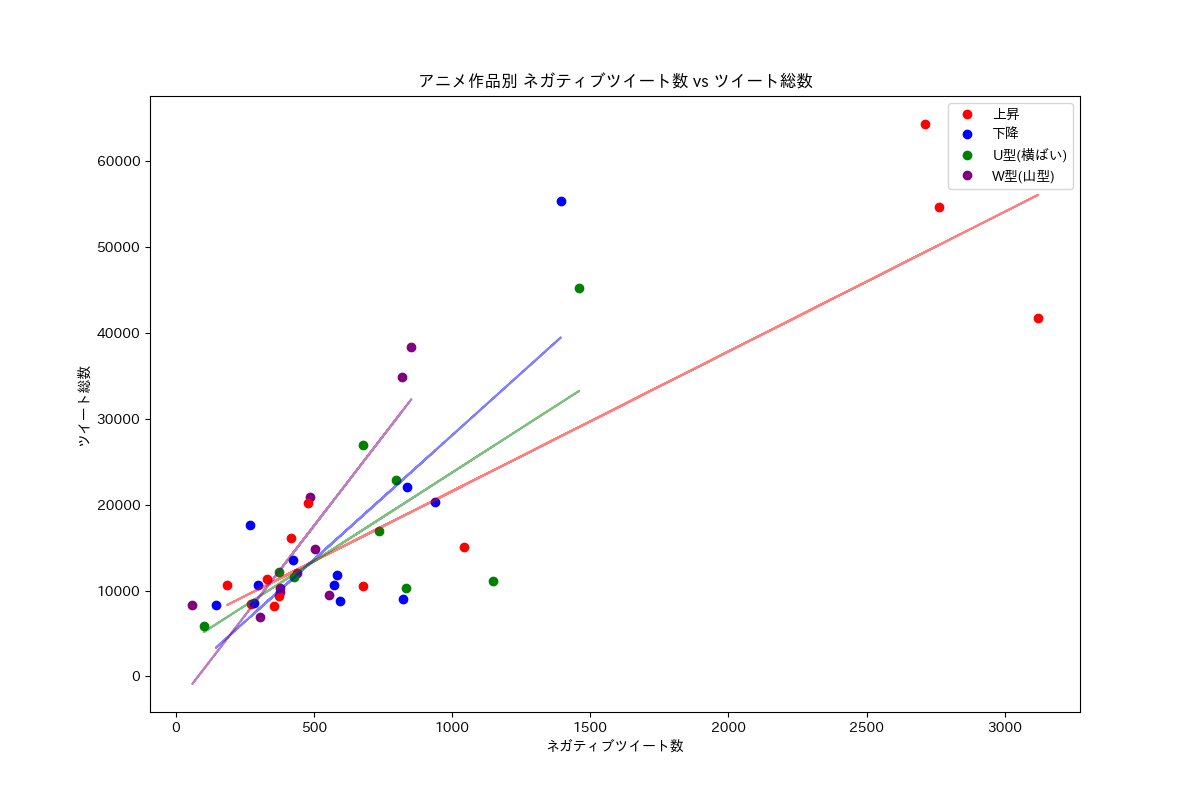

The Python source for this figure:
import os
import pandas as pd
import numpy as np
import matplotlib.pyplot as plt
from matplotlib.font_manager import FontProperties  # 日本語対応
import japanize_matplotlib  # 日本語ラベル対応

def calculate_correlations_and_plot(tweet_emo_dir, df_class, df_title):
    cluster_colors = {
        0: 'red',   # 上昇
        1: 'blue',  # 下降
        2: 'green', # U型(横ばい)
        3: 'purple' # W型(山型)
    }

    plt.figure(figsize=(12, 8))
    cluster_data = {0: {'x': [], 'y': []}, 1: {'x': [], 'y': []}, 2: {'x': [], 'y': []}, 3: {'x': [], 'y': []}}

    for file_name in os.listdir(tweet_emo_dir):
        if file_name.endswith('.csv'):
            id = os.path.splitext(file_name)[0]
            file_path = os.path.join(tweet_emo_dir, file_name)
            df = pd.read_csv(file_path)

            negative_counts = df['negative'].sum()
            total_tweet_counts = df['tweet_count'].sum()
            
            weekly_tweet_user_clusters = df_class.loc[id, 'weekly_tweet_user_clusters']
            color = cluster_colors[weekly_tweet_user_clusters]

            cluster_data[weekly_tweet_user_clusters]['x'].append(negative_counts)
            cluster_data[weekly_tweet_user_clusters]['y'].append(total_tweet_counts)

            plt.scatter(negative_counts, total_tweet_counts, color=color)
            # plt.text(negative_counts, total_tweet_counts, df_title.loc[id, '作品名'], fontsize=9, alpha=0.7)
    
    # 各クラスタごとに最小二乗法で回帰線を計算しプロット
    for cluster in cluster_data:
        x_values = cluster_data[cluster]['x']
        y_values = cluster_data[cluster]['y']
        if x_values and y_values:
            A = np.vstack([x_values, np.ones(len(x_values))]).T
            m, c = np.linalg.lstsq(A, y_values, rcond=None)[0]
            plt.plot(x_values, m*np.array(x_values) + c, color=cluster_colors[cluster], alpha=0.5)

    # 凡例を作成
    plt.xlabel('ネガティブツイート数')
    plt.ylabel('ツイート総数')
    plt.title('アニメ作品別 ネガティブツイート数 vs ツイート総数')
    legend_labels = ['上昇', '下降', 'U型(横ばい)', 'W型(山型)']
    legend_colors = [cluster_colors[i] for i in range(4)]
    plt.legend([plt.Line2D([0], [0], color=color, marker='o', linestyle='') for color in legend_colors], legend_labels)
    
    # グラフを保存
    plt.savefig("./src/analyze/nega_tweet_vs_total_tweet.png")
    plt.close()

def main():
    tweet_emo_dir = 'tweet_emo_weekly'
    df_title = pd.read_csv('/work/n213304/learn/anime_retweet_2/anime_data_updated.csv', index_col=0)
    path = "/work/n213304/learn/anime_retweet_2/anime_class.csv"
    df_class = pd.read_csv(path, index_col="id")

    calculate_correlations_and_plot(tweet_emo_dir, df_class, df_title)

if __name__ == "__main__":
    main()
